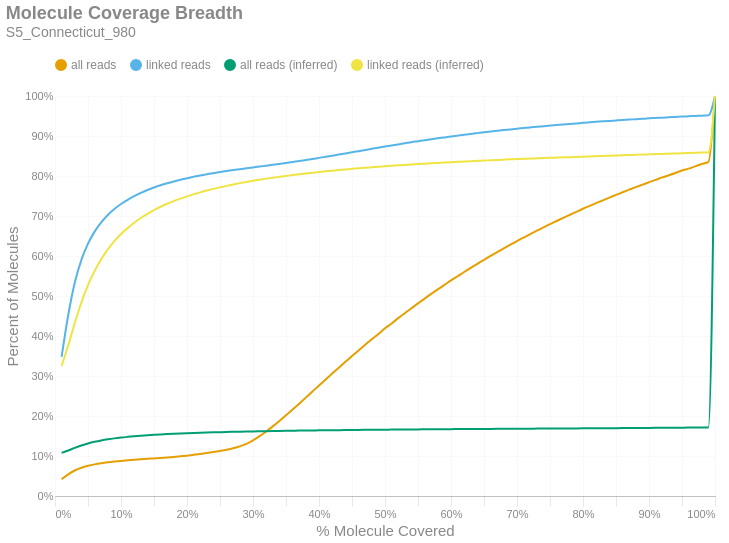

This figure's notebook cell:
### Markdown cell above
### Molecule Read Coverage
This chart shows molecule coverage breadth as computed by the number of bases aligned to that molecule. In other words, "*how much of each unique long molecule is actually sequenced/aligned?*" Keep in mind there is a distinction between sequences and alignments, since some sequences belonging to a particular molecule may not align well and wouldn't appear in the alignment data. This chart also shows molecule coverage breadth as computed by the *inferred fragment* from which the aligned sequences originate. Unlike read coverage, this calculation takes into account the total insert size, including unsequenced gaps between the forward and reverse reads. Like the previous figures, these are cumulative percents.

### Code cell
if SKIPLR:
    print_html(f"Skipped")
else:
    binned_df = consolidated_hist(valids['coverage_bp'], mask, 0.01, True)
    binned_df_inf = consolidated_hist(valids['coverage_inserts'], mask, 0.01, True)
    binned_df = binned_df.with_columns(pl.lit(binned_df_inf['all reads (cumsum)']).alias('all reads (inferred)'))
    binned_df = binned_df.with_columns(pl.lit(binned_df_inf['linked reads (cumsum)']).alias('linked reads (inferred)'))
    binned_df = binned_df.with_columns(
        (pl.col('bin').cast(pl.Float64) + 0.01).alias('right_edge')
    )

    with SafeRender(binned_df):
        (
            density_plot(binned_df, 'Molecule Coverage Breadth', samplename, 'molcov', ['all reads (inferred)','linked reads (inferred)'])
            .encode(
                #x=alt.X('bin:Q', title="% Molecule Covered").axis(format = '%').scale(padding=0),
                x=alt.X('right_edge:Q', title="% Molecule Covered").axis(format='%').scale(padding=0),
                y=alt.Y('value:Q', title='Percent of Molecules')
                    .axis(format='%')
                    .stack(False)
                    .scale(domainMin=0, padding=0),
                color=alt.Color("key:N").scale(domain = ["all reads", "linked reads", "all reads (inferred)", "linked reads (inferred)"]),
                tooltip = [
                    alt.Tooltip("key:N", title = "Data Type"),
                    alt.Tooltip("range_label:N", title="% Molecule Covered"),
                    alt.Tooltip("value:Q", format = ".2%", title="% Molecules")
                ]
            )
        ).display()

### Figure 1 — Vega-Lite specification as saved in the notebook (floating-point values rounded to 4 significant figures)
{"width": "container", "height": 400, "config": {"title": {"anchor": "start", "dy": -15, "fontSize": 18, "color": "#888888", "subtitleColor": "#888888", "subtitleFontSize": 14}, "arc": {"fill": "#0072B2"}, "axis": {"domainColor": "#888888", "domainWidth": 0.5, "gridWidth": 0.2, "grid": false, "titleFontWeight": 400, "titleFontSize": 15, "labelFontSize": 11, "labelColor": "#888888", "tickColor": "#888888", "tickWidth": 0.2, "titleColor": "#888888"}, "axisBand": {"grid": false}, "axisX": {"grid": true, "tickSize": 10, "domainCap": "round"}, "axisY": {"domain": false, "grid": true, "tickSize": 0, "domainCap": "round"}, "background": "transparent", "header": {"labelFontSize": 15, "labelColor": "#888888", "titleFontSize": 15, "titleFontWeight": 600, "titleColor": "#888888"}, "legend": {"labelFont": "sans-serif", "labelFontSize": 12, "labelColor": "#888888", "symbolSize": 100, "symbolType": "circle", "titleFontSize": 12, "titlePadding": 10, "titleColor": "#888888", "title": null, "orient": "top"}, "range": {"category": ["#E69F00", "#56B4E9", "#009E73", "#F0E442", "#0072B2", "#D55E00", "#CC79A7", "#000000"], "diverging": ["#cfe8f3", "#a2d4ec", "#73bfe2", "#46abdb", "#1696d2", "#12719e"]}, "area": {"fill": "#0072B2", "fillOpacity": 0.7, "line": true, "strokeOpacity": 0.7}, "line": {"color": "#0072B2", "stroke": "#0072B2", "strokeWidth": 2}, "trail": {"color": "#0072B2", "stroke": "#0072B2", "strokeWidth": 0, "size": 1}, "point": {"filled": true, "fillOpacity": 1.0, "size": 95}, "text": {"color": "#888888", "fontSize": 11, "align": "right", "fontWeight": 400, "size": 11}, "bar": {"fill": "#0072B2", "stroke": null}, "view": {"stroke": null, "continuousWidth": 660, "continuousHeight": 400}}, "data": {"name": "data-24f7261fe43aada517d3d75c3b69659c"}, "mark": {"type": "line", "interpolate": "monotone", "point": {"opacity": 0, "size": 275}}, "encoding": {"color": {"field": "key", "scale": {"domain": ["all reads", "linked reads", "all reads (inferred)", "linked reads (inferred)"]}, "type": "nominal"}, "tooltip": [{"field": "key", "title": "Data Type", "type": "nominal"}, {"field": "range_label", "title": "% Molecule Covered", "type": "nominal"}, {"field": "value", "format": ".2%", "title": "% Molecules", "type": "quantitative"}], "x": {"axis": {"format": "%"}, "field": "right_edge", "scale": {"padding": 0}, "title": "% Molecule Covered", "type": "quantitative"}, "y": {"axis": {"format": "%"}, "field": "value", "scale": {"domainMin": 0, "padding": 0}, "stack": false, "title": "Percent of Molecules", "type": "quantitative"}}, "params": [{"name": "param_c36ac31b6afebe62", "select": {"type": "point", "fields": ["key"]}, "bind": "legend"}], "title": {"text": "Molecule Coverage Breadth", "subtitle": "S5_Connecticut_980"}, "transform": [{"fold": ["all reads (cumsum)", "linked reads (cumsum)", "all reads (inferred)", "linked reads (inferred)"]}, {"calculate": "replace(datum.key, ' (cumsum)', '')", "as": "key"}, {"filter": {"param": "param_c36ac31b6afebe62"}}], "usermeta": {"embedOptions": {"downloadFileName": "S5_Connecticut_980.molcov"}}, "$schema": "https://vega.github.io/schema/vega-lite/v6.1.0.json", "datasets": {"data-24f7261fe43aada517d3d75c3b69659c": [{"bin": "0.0", "interval": "0.0-0.01", "all reads": 0.04184, "linked reads": 0.3477, "all reads (cumsum)": 0.04184, "linked reads (cumsum)": 0.3477, "range_label": "0.0-0.01", "all reads (inferred)": 0.1077, "linked reads (inferred)": 0.3252, "right_edge": 0.01}, {"bin": "0.01", "interval": "0.01-0.02", "all reads": 0.01231, "linked reads": 0.1042, "all reads (cumsum)": 0.05415, "linked reads (cumsum)": 0.4518, "range_label": "0.01-0.02", "all reads (inferred)": 0.1138, "linked reads (inferred)": 0.3762, "right_edge": 0.02}, {"bin": "0.02", "interval": "0.02-0.03", "all reads": 0.009622, "linked reads": 0.08195, "all reads (cumsum)": 0.06377, "linked reads (cumsum)": 0.5338, "range_label": "0.02-0.03", "all reads (inferred)": 0.1204, "linked reads (inferred)": 0.4325, "right_edge": 0.03}, {"bin": "0.03", "interval": "0.03-0.04", "all reads": 0.006771, "linked reads": 0.05661, "all reads (cumsum)": 0.07054, "linked reads (cumsum)": 0.5904, "range_label": "0.03-0.04", "all reads (inferred)": 0.1264, "linked reads (inferred)": 0.4838, "right_edge": 0.04}, {"bin": "0.04", "interval": "0.04-0.05", "all reads": 0.004855, "linked reads": 0.04058, "all reads (cumsum)": 0.07539, "linked reads (cumsum)": 0.631, "range_label": "0.04-0.05", "all reads (inferred)": 0.1314, "linked reads (inferred)": 0.5272, "right_edge": 0.05}, {"bin": "0.05", "interval": "0.05-0.06", "all reads": 0.003651, "linked reads": 0.02995, "all reads (cumsum)": 0.07905, "linked reads (cumsum)": 0.6609, "range_label": "0.05-0.06", "all reads (inferred)": 0.1355, "linked reads (inferred)": 0.5625, "right_edge": 0.06}, {"bin": "0.06", "interval": "0.06-0.07", "all reads": 0.002832, "linked reads": 0.02319, "all reads (cumsum)": 0.08188, "linked reads (cumsum)": 0.6841, "range_label": "0.06-0.07", "all reads (inferred)": 0.1389, "linked reads (inferred)": 0.5919, "right_edge": 0.07}, {"bin": "0.07", "interval": "0.07-0.08", "all reads": 0.002307, "linked reads": 0.01855, "all reads (cumsum)": 0.08419, "linked reads (cumsum)": 0.7027, "range_label": "0.07-0.08", "all reads (inferred)": 0.1417, "linked reads (inferred)": 0.6166, "right_edge": 0.08}, {"bin": "0.08", "interval": "0.08-0.09", "all reads": 0.001894, "linked reads": 0.01482, "all reads (cumsum)": 0.08608, "linked reads (cumsum)": 0.7175, "range_label": "0.08-0.09", "all reads (inferred)": 0.1441, "linked reads (inferred)": 0.6372, "right_edge": 0.09}, {"bin": "0.09", "interval": "0.09-0.1", "all reads": 0.001646, "linked reads": 0.01243, "all reads (cumsum)": 0.08773, "linked reads (cumsum)": 0.7299, "range_label": "0.09-0.1", "all reads (inferred)": 0.1461, "linked reads (inferred)": 0.6549, "right_edge": 0.1}, {"bin": "0.1", "interval": "0.1-0.11", "all reads": 0.001435, "linked reads": 0.01052, "all reads (cumsum)": 0.08916, "linked reads (cumsum)": 0.7404, "range_label": "0.1-0.11", "all reads (inferred)": 0.1478, "linked reads (inferred)": 0.6697, "right_edge": 0.11}, {"bin": "0.11", "interval": "0.11-0.12", "all reads": 0.001324, "linked reads": 0.0093, "all reads (cumsum)": 0.09049, "linked reads (cumsum)": 0.7497, "range_label": "0.11-0.12", "all reads (inferred)": 0.1494, "linked reads (inferred)": 0.6832, "right_edge": 0.12}, {"bin": "0.12", "interval": "0.12-0.13", "all reads": 0.0012, "linked reads": 0.008022, "all reads (cumsum)": 0.09169, "linked reads (cumsum)": 0.7578, "range_label": "0.12-0.13", "all reads (inferred)": 0.1507, "linked reads (inferred)": 0.6949, "right_edge": 0.13}, {"bin": "0.13", "interval": "0.13-0.14", "all reads": 0.001134, "linked reads": 0.007176, "all reads (cumsum)": 0.09282, "linked reads (cumsum)": 0.7649, "range_label": "0.13-0.14", "all reads (inferred)": 0.1519, "linked reads (inferred)": 0.7054, "right_edge": 0.14}, {"bin": "0.14", "interval": "0.14-0.15", "all reads": 0.001088, "linked reads": 0.006344, "all reads (cumsum)": 0.09391, "linked reads (cumsum)": 0.7713, "range_label": "0.14-0.15", "all reads (inferred)": 0.153, "linked reads (inferred)": 0.7147, "right_edge": 0.15}, {"bin": "0.15", "interval": "0.15-0.16", "all reads": 0.001103, "linked reads": 0.005608, "all reads (cumsum)": 0.09501, "linked reads (cumsum)": 0.7769, "range_label": "0.15-0.16", "all reads (inferred)": 0.154, "linked reads (inferred)": 0.7231, "right_edge": 0.16}, {"bin": "0.16", "interval": "0.16-0.17", "all reads": 0.001205, "linked reads": 0.004924, "all reads (cumsum)": 0.09622, "linked reads (cumsum)": 0.7818, "range_label": "0.16-0.17", "all reads (inferred)": 0.1548, "linked reads (inferred)": 0.7305, "right_edge": 0.17}, {"bin": "0.17", "interval": "0.17-0.18", "all reads": 0.001359, "linked reads": 0.004545, "all reads (cumsum)": 0.09758, "linked reads (cumsum)": 0.7864, "range_label": "0.17-0.18", "all reads (inferred)": 0.1556, "linked reads (inferred)": 0.7373, "right_edge": 0.18}, {"bin": "0.18", "interval": "0.18-0.19", "all reads": 0.001587, "linked reads": 0.004238, "all reads (cumsum)": 0.09916, "linked reads (cumsum)": 0.7906, "range_label": "0.18-0.19", "all reads (inferred)": 0.1563, "linked reads (inferred)": 0.7434, "right_edge": 0.19}, {"bin": "0.19", "interval": "0.19-0.2", "all reads": 0.001759, "linked reads": 0.003687, "all reads (cumsum)": 0.1009, "linked reads (cumsum)": 0.7943, "range_label": "0.19-0.2", "all reads (inferred)": 0.157, "linked reads (inferred)": 0.7491, "right_edge": 0.2}, {"bin": "0.2", "interval": "0.2-0.21", "all reads": 0.00192, "linked reads": 0.00361, "all reads (cumsum)": 0.1028, "linked reads (cumsum)": 0.7979, "range_label": "0.2-0.21", "all reads (inferred)": 0.1576, "linked reads (inferred)": 0.7542, "right_edge": 0.21}, {"bin": "0.21", "interval": "0.21-0.22", "all reads": 0.002117, "linked reads": 0.003252, "all reads (cumsum)": 0.105, "linked reads (cumsum)": 0.8011, "range_label": "0.21-0.22", "all reads (inferred)": 0.1581, "linked reads (inferred)": 0.7591, "right_edge": 0.22}, {"bin": "0.22", "interval": "0.22-0.23", "all reads": 0.002353, "linked reads": 0.003139, "all reads (cumsum)": 0.1073, "linked reads (cumsum)": 0.8043, "range_label": "0.22-0.23", "all reads (inferred)": 0.1587, "linked reads (inferred)": 0.7636, "right_edge": 0.23}, {"bin": "0.23", "interval": "0.23-0.24", "all reads": 0.002506, "linked reads": 0.002802, "all reads (cumsum)": 0.1098, "linked reads (cumsum)": 0.8071, "range_label": "0.23-0.24", "all reads (inferred)": 0.1592, "linked reads (inferred)": 0.7678, "right_edge": 0.24}, {"bin": "0.24", "interval": "0.24-0.25", "all reads": 0.002795, "linked reads": 0.002669, "all reads (cumsum)": 0.1126, "linked reads (cumsum)": 0.8097, "range_label": "0.24-0.25", "all reads (inferred)": 0.1596, "linked reads (inferred)": 0.7716, "right_edge": 0.25}, {"bin": "0.25", "interval": "0.25-0.26", "all reads": 0.003015, "linked reads": 0.00257, "all reads (cumsum)": 0.1156, "linked reads (cumsum)": 0.8123, "range_label": "0.25-0.26", "all reads (inferred)": 0.16, "linked reads (inferred)": 0.7754, "right_edge": 0.26}, {"bin": "0.26", "interval": "0.26-0.27", "all reads": 0.003624, "linked reads": 0.00245, "all reads (cumsum)": 0.1193, "linked reads (cumsum)": 0.8148, "range_label": "0.26-0.27", "all reads (inferred)": 0.1604, "linked reads (inferred)": 0.7787, "right_edge": 0.27}, {"bin": "0.27", "interval": "0.27-0.28", "all reads": 0.004697, "linked reads": 0.00229, "all reads (cumsum)": 0.1239, "linked reads (cumsum)": 0.8171, "range_label": "0.27-0.28", "all reads (inferred)": 0.1608, "linked reads (inferred)": 0.7822, "right_edge": 0.28}, {"bin": "0.28", "interval": "0.28-0.29", "all reads": 0.006513, "linked reads": 0.00215, "all reads (cumsum)": 0.1305, "linked reads (cumsum)": 0.8192, "range_label": "0.28-0.29", "all reads (inferred)": 0.1612, "linked reads (inferred)": 0.7853, "right_edge": 0.29}, {"bin": "0.29", "interval": "0.29-0.3", "all reads": 0.008646, "linked reads": 0.0022, "all reads (cumsum)": 0.1391, "linked reads (cumsum)": 0.8214, "range_label": "0.29-0.3", "all reads (inferred)": 0.1615, "linked reads (inferred)": 0.7882, "right_edge": 0.3}, {"bin": "0.3", "interval": "0.3-0.31", "all reads": 0.01038, "linked reads": 0.002242, "all reads (cumsum)": 0.1495, "linked reads (cumsum)": 0.8237, "range_label": "0.3-0.31", "all reads (inferred)": 0.1618, "linked reads (inferred)": 0.7908, "right_edge": 0.31}, {"bin": "0.31", "interval": "0.31-0.32", "all reads": 0.01173, "linked reads": 0.00203, "all reads (cumsum)": 0.1612, "linked reads (cumsum)": 0.8257, "range_label": "0.31-0.32", "all reads (inferred)": 0.1621, "linked reads (inferred)": 0.7934, "right_edge": 0.32}, {"bin": "0.32", "interval": "0.32-0.33", "all reads": 0.01283, "linked reads": 0.002215, "all reads (cumsum)": 0.174, "linked reads (cumsum)": 0.8279, "range_label": "0.32-0.33", "all reads (inferred)": 0.1624, "linked reads (inferred)": 0.7958, "right_edge": 0.33}, {"bin": "0.33", "interval": "0.33-0.34", "all reads": 0.01346, "linked reads": 0.00233, "all reads (cumsum)": 0.1875, "linked reads (cumsum)": 0.8302, "range_label": "0.33-0.34", "all reads (inferred)": 0.1627, "linked reads (inferred)": 0.798, "right_edge": 0.34}, {"bin": "0.34", "interval": "0.34-0.35", "all reads": 0.0141, "linked reads": 0.002305, "all reads (cumsum)": 0.2016, "linked reads (cumsum)": 0.8325, "range_label": "0.34-0.35", "all reads (inferred)": 0.1629, "linked reads (inferred)": 0.8002, "right_edge": 0.35}, {"bin": "0.35", "interval": "0.35-0.36", "all reads": 0.01447, "linked reads": 0.00236, "all reads (cumsum)": 0.2161, "linked reads (cumsum)": 0.8349, "range_label": "0.35-0.36", "all reads (inferred)": 0.1632, "linked reads (inferred)": 0.8024, "right_edge": 0.36}, {"bin": "0.36", "interval": "0.36-0.37", "all reads": 0.0148, "linked reads": 0.002405, "all reads (cumsum)": 0.2309, "linked reads (cumsum)": 0.8373, "range_label": "0.36-0.37", "all reads (inferred)": 0.1634, "linked reads (inferred)": 0.8045, "right_edge": 0.37}, {"bin": "0.37", "interval": "0.37-0.38", "all reads": 0.01508, "linked reads": 0.00259, "all reads (cumsum)": 0.246, "linked reads (cumsum)": 0.8399, "range_label": "0.37-0.38", "all reads (inferred)": 0.1637, "linked reads (inferred)": 0.8064, "right_edge": 0.38}, {"bin": "0.38", "interval": "0.38-0.39", "all reads": 0.01506, "linked reads": 0.002656, "all reads (cumsum)": 0.261, "linked reads (cumsum)": 0.8425, "range_label": "0.38-0.39", "all reads (inferred)": 0.1639, "linked reads (inferred)": 0.8082, "right_edge": 0.39}, {"bin": "0.39", "interval": "0.39-0.4", "all reads": 0.01534, "linked reads": 0.00277, "all reads (cumsum)": 0.2764, "linked reads (cumsum)": 0.8453, "range_label": "0.39-0.4", "all reads (inferred)": 0.1641, "linked reads (inferred)": 0.81, "right_edge": 0.4}, {"bin": "0.4", "interval": "0.4-0.41", "all reads": 0.01476, "linked reads": 0.002693, "all reads (cumsum)": 0.2911, "linked reads (cumsum)": 0.848, "range_label": "0.4-0.41", "all reads (inferred)": 0.1643, "linked reads (inferred)": 0.8118, "right_edge": 0.41}, {"bin": "0.41", "interval": "0.41-0.42", "all reads": 0.01491, "linked reads": 0.00283, "all reads (cumsum)": 0.306, "linked reads (cumsum)": 0.8508, "range_label": "0.41-0.42", "all reads (inferred)": 0.1645, "linked reads (inferred)": 0.8134, "right_edge": 0.42}, {"bin": "0.42", "interval": "0.42-0.43", "all reads": 0.01484, "linked reads": 0.002864, "all reads (cumsum)": 0.3209, "linked reads (cumsum)": 0.8537, "range_label": "0.42-0.43", "all reads (inferred)": 0.1647, "linked reads (inferred)": 0.8149, "right_edge": 0.43}, {"bin": "0.43", "interval": "0.43-0.44", "all reads": 0.01448, "linked reads": 0.002802, "all reads (cumsum)": 0.3354, "linked reads (cumsum)": 0.8565, "range_label": "0.43-0.44", "all reads (inferred)": 0.1649, "linked reads (inferred)": 0.8163, "right_edge": 0.44}, {"bin": "0.44", "interval": "0.44-0.45", "all reads": 0.01445, "linked reads": 0.002774, "all reads (cumsum)": 0.3498, "linked reads (cumsum)": 0.8593, "range_label": "0.44-0.45", "all reads (inferred)": 0.165, "linked reads (inferred)": 0.8178, "right_edge": 0.45}, {"bin": "0.45", "interval": "0.45-0.46", "all reads": 0.0142, "linked reads": 0.002839, "all reads (cumsum)": 0.364, "linked reads (cumsum)": 0.8621, "range_label": "0.45-0.46", "all reads (inferred)": 0.1652, "linked reads (inferred)": 0.8192, "right_edge": 0.46}, {"bin": "0.46", "interval": "0.46-0.47", "all reads": 0.01398, "linked reads": 0.002823, "all reads (cumsum)": 0.378, "linked reads (cumsum)": 0.8649, "range_label": "0.46-0.47", "all reads (inferred)": 0.1654, "linked reads (inferred)": 0.8206, "right_edge": 0.47}, {"bin": "0.47", "interval": "0.47-0.48", "all reads": 0.01393, "linked reads": 0.002943, "all reads (cumsum)": 0.3919, "linked reads (cumsum)": 0.8679, "range_label": "0.47-0.48", "all reads (inferred)": 0.1655, "linked reads (inferred)": 0.8219, "right_edge": 0.48}, {"bin": "0.48", "interval": "0.48-0.49", "all reads": 0.01308, "linked reads": 0.002802, "all reads (cumsum)": 0.405, "linked reads (cumsum)": 0.8707, "range_label": "0.48-0.49", "all reads (inferred)": 0.1657, "linked reads (inferred)": 0.8232, "right_edge": 0.49}, {"bin": "0.49", "interval": "0.49-0.5", "all reads": 0.01428, "linked reads": 0.002804, "all reads (cumsum)": 0.4193, "linked reads (cumsum)": 0.8735, "range_label": "0.49-0.5", "all reads (inferred)": 0.1658, "linked reads (inferred)": 0.8243, "right_edge": 0.5}, {"bin": "0.5", "interval": "0.5-0.51", "all reads": 0.01206, "linked reads": 0.002733, "all reads (cumsum)": 0.4313, "linked reads (cumsum)": 0.8762, "range_label": "0.5-0.51", "all reads (inferred)": 0.166, "linked reads (inferred)": 0.8255, "right_edge": 0.51}, {"bin": "0.51", "interval": "0.51-0.52", "all reads": 0.01325, "linked reads": 0.002802, "all reads (cumsum)": 0.4446, "linked reads (cumsum)": 0.879, "range_label": "0.51-0.52", "all reads (inferred)": 0.1661, "linked reads (inferred)": 0.8266, "right_edge": 0.52}, {"bin": "0.52", "interval": "0.52-0.53", "all reads": 0.01246, "linked reads": 0.00265, "all reads (cumsum)": 0.457, "linked reads (cumsum)": 0.8817, "range_label": "0.52-0.53", "all reads (inferred)": 0.1663, "linked reads (inferred)": 0.8277, "right_edge": 0.53}, {"bin": "0.53", "interval": "0.53-0.54", "all reads": 0.01244, "linked reads": 0.002796, "all reads (cumsum)": 0.4695, "linked reads (cumsum)": 0.8845, "range_label": "0.53-0.54", "all reads (inferred)": 0.1664, "linked reads (inferred)": 0.8287, "right_edge": 0.54}, {"bin": "0.54", "interval": "0.54-0.55", "all reads": 0.01193, "linked reads": 0.00245, "all reads (cumsum)": 0.4814, "linked reads (cumsum)": 0.8869, "range_label": "0.54-0.55", "all reads (inferred)": 0.1665, "linked reads (inferred)": 0.8299, "right_edge": 0.55}, {"bin": "0.55", "interval": "0.55-0.56", "all reads": 0.01208, "linked reads": 0.002474, "all reads (cumsum)": 0.4935, "linked reads (cumsum)": 0.8894, "range_label": "0.55-0.56", "all reads (inferred)": 0.1666, "linked reads (inferred)": 0.8308, "right_edge": 0.56}, {"bin": "0.56", "interval": "0.56-0.57", "all reads": 0.01167, "linked reads": 0.002418, "all reads (cumsum)": 0.5052, "linked reads (cumsum)": 0.8918, "range_label": "0.56-0.57", "all reads (inferred)": 0.1668, "linked reads (inferred)": 0.8318, "right_edge": 0.57}, {"bin": "0.57", "interval": "0.57-0.58", "all reads": 0.01125, "linked reads": 0.00236, "all reads (cumsum)": 0.5164, "linked reads (cumsum)": 0.8942, "range_label": "0.57-0.58", "all reads (inferred)": 0.1669, "linked reads (inferred)": 0.8327, "right_edge": 0.58}, {"bin": "0.58", "interval": "0.58-0.59", "all reads": 0.01124, "linked reads": 0.002251, "all reads (cumsum)": 0.5277, "linked reads (cumsum)": 0.8964, "range_label": "0.58-0.59", "all reads (inferred)": 0.167, "linked reads (inferred)": 0.8337, "right_edge": 0.59}, {"bin": "0.59", "interval": "0.59-0.6", "all reads": 0.01121, "linked reads": 0.002332, "all reads (cumsum)": 0.5389, "linked reads (cumsum)": 0.8987, "range_label": "0.59-0.6", "all reads (inferred)": 0.1671, "linked reads (inferred)": 0.8346, "right_edge": 0.6}, {"bin": "0.6", "interval": "0.6-0.61", "all reads": 0.01048, "linked reads": 0.0022, "all reads (cumsum)": 0.5494, "linked reads (cumsum)": 0.901, "range_label": "0.6-0.61", "all reads (inferred)": 0.1672, "linked reads (inferred)": 0.8354, "right_edge": 0.61}, {"bin": "0.61", "interval": "0.61-0.62", "all reads": 0.0107, "linked reads": 0.002144, "all reads (cumsum)": 0.5601, "linked reads (cumsum)": 0.9031, "range_label": "0.61-0.62", "all reads (inferred)": 0.1674, "linked reads (inferred)": 0.8363, "right_edge": 0.62}, {"bin": "0.62", "interval": "0.62-0.63", "all reads": 0.01027, "linked reads": 0.002142, "all reads (cumsum)": 0.5703, "linked reads (cumsum)": 0.9052, "range_label": "0.62-0.63", "all reads (inferred)": 0.1675, "linked reads (inferred)": 0.8371, "right_edge": 0.63}, {"bin": "0.63", "interval": "0.63-0.64", "all reads": 0.01019, "linked reads": 0.001947, "all reads (cumsum)": 0.5805, "linked reads (cumsum)": 0.9072, "range_label": "0.63-0.64", "all reads (inferred)": 0.1676, "linked reads (inferred)": 0.8379, "right_edge": 0.64}, {"bin": "0.64", "interval": "0.64-0.65", "all reads": 0.009865, "linked reads": 0.001912, "all reads (cumsum)": 0.5904, "linked reads (cumsum)": 0.9091, "range_label": "0.64-0.65", "all reads (inferred)": 0.1677, "linked reads (inferred)": 0.8386, "right_edge": 0.65}, {"bin": "0.65", "interval": "0.65-0.66", "all reads": 0.01011, "linked reads": 0.002069, "all reads (cumsum)": 0.6005, "linked reads (cumsum)": 0.9112, "range_label": "0.65-0.66", "all reads (inferred)": 0.1678, "linked reads (inferred)": 0.8394, "right_edge": 0.66}, {"bin": "0.66", "interval": "0.66-0.67", "all reads": 0.009314, "linked reads": 0.001801, "all reads (cumsum)": 0.6098, "linked reads (cumsum)": 0.913, "range_label": "0.66-0.67", "all reads (inferred)": 0.1679, "linked reads (inferred)": 0.8402, "right_edge": 0.67}, {"bin": "0.67", "interval": "0.67-0.68", "all reads": 0.009328, "linked reads": 0.001812, "all reads (cumsum)": 0.6191, "linked reads (cumsum)": 0.9148, "range_label": "0.67-0.68", "all reads (inferred)": 0.168, "linked reads (inferred)": 0.8409, "right_edge": 0.68}, {"bin": "0.68", "interval": "0.68-0.69", "all reads": 0.009078, "linked reads": 0.001769, "all reads (cumsum)": 0.6282, "linked reads (cumsum)": 0.9165, "range_label": "0.68-0.69", "all reads (inferred)": 0.1681, "linked reads (inferred)": 0.8416, "right_edge": 0.69}, {"bin": "0.69", "interval": "0.69-0.7", "all reads": 0.00914, "linked reads": 0.001683, "all reads (cumsum)": 0.6374, "linked reads (cumsum)": 0.9182, "range_label": "0.69-0.7", "all reads (inferred)": 0.1682, "linked reads (inferred)": 0.8422, "right_edge": 0.7}, {"bin": "0.7", "interval": "0.7-0.71", "all reads": 0.008683, "linked reads": 0.00161, "all reads (cumsum)": 0.646, "linked reads (cumsum)": 0.9198, "range_label": "0.7-0.71", "all reads (inferred)": 0.1683, "linked reads (inferred)": 0.843, "right_edge": 0.71}, {"bin": "0.71", "interval": "0.71-0.72", "all reads": 0.008592, "linked reads": 0.001655, "all reads (cumsum)": 0.6546, "linked reads (cumsum)": 0.9215, "range_label": "0.71-0.72", "all reads (inferred)": 0.1684, "linked reads (inferred)": 0.8435, "right_edge": 0.72}, {"bin": "0.72", "interval": "0.72-0.73", "all reads": 0.008558, "linked reads": 0.001593, "all reads (cumsum)": 0.6632, "linked reads (cumsum)": 0.9231, "range_label": "0.72-0.73", "all reads (inferred)": 0.1685, "linked reads (inferred)": 0.8441, "right_edge": 0.73}, {"bin": "0.73", "interval": "0.73-0.74", "all reads": 0.00813, "linked reads": 0.001441, "all reads (cumsum)": 0.6713, "linked reads (cumsum)": 0.9245, "range_label": "0.73-0.74", "all reads (inferred)": 0.1686, "linked reads (inferred)": 0.8448, "right_edge": 0.74}, {"bin": "0.74", "interval": "0.74-0.75", "all reads": 0.008509, "linked reads": 0.001469, "all reads (cumsum)": 0.6798, "linked reads (cumsum)": 0.926, "range_label": "0.74-0.75", "all reads (inferred)": 0.1687, "linked reads (inferred)": 0.8454, "right_edge": 0.75}, {"bin": "0.75", "interval": "0.75-0.76", "all reads": 0.007679, "linked reads": 0.001445, "all reads (cumsum)": 0.6875, "linked reads (cumsum)": 0.9274, "range_label": "0.75-0.76", "all reads (inferred)": 0.1688, "linked reads (inferred)": 0.846, "right_edge": 0.76}, {"bin": "0.76", "interval": "0.76-0.77", "all reads": 0.007757, "linked reads": 0.001368, "all reads (cumsum)": 0.6953, "linked reads (cumsum)": 0.9288, "range_label": "0.76-0.77", "all reads (inferred)": 0.1689, "linked reads (inferred)": 0.8466, "right_edge": 0.77}, {"bin": "0.77", "interval": "0.77-0.78", "all reads": 0.007651, "linked reads": 0.001344, "all reads (cumsum)": 0.7029, "linked reads (cumsum)": 0.9302, "range_label": "0.77-0.78", "all reads (inferred)": 0.169, "linked reads (inferred)": 0.8471, "right_edge": 0.78}, {"bin": "0.78", "interval": "0.78-0.79", "all reads": 0.007509, "linked reads": 0.001331, "all reads (cumsum)": 0.7104, "linked reads (cumsum)": 0.9315, "range_label": "0.78-0.79", "all reads (inferred)": 0.1691, "linked reads (inferred)": 0.8477, "right_edge": 0.79}, {"bin": "0.79", "interval": "0.79-0.8", "all reads": 0.007741, "linked reads": 0.001368, "all reads (cumsum)": 0.7182, "linked reads (cumsum)": 0.9329, "range_label": "0.79-0.8", "all reads (inferred)": 0.1692, "linked reads (inferred)": 0.8483, "right_edge": 0.8}, {"bin": "0.8", "interval": "0.8-0.81", "all reads": 0.006994, "linked reads": 0.001263, "all reads (cumsum)": 0.7252, "linked reads (cumsum)": 0.9341, "range_label": "0.8-0.81", "all reads (inferred)": 0.1692, "linked reads (inferred)": 0.8489, "right_edge": 0.81}, {"bin": "0.81", "interval": "0.81-0.82", "all reads": 0.007071, "linked reads": 0.001244, "all reads (cumsum)": 0.7322, "linked reads (cumsum)": 0.9354, "range_label": "0.81-0.82", "all reads (inferred)": 0.1694, "linked reads (inferred)": 0.8495, "right_edge": 0.82}, {"bin": "0.82", "interval": "0.82-0.83", "all reads": 0.007032, "linked reads": 0.001209, "all reads (cumsum)": 0.7393, "linked reads (cumsum)": 0.9366, "range_label": "0.82-0.83", "all reads (inferred)": 0.1695, "linked reads (inferred)": 0.8501, "right_edge": 0.83}, {"bin": "0.83", "interval": "0.83-0.84", "all reads": 0.006843, "linked reads": 0.001145, "all reads (cumsum)": 0.7461, "linked reads (cumsum)": 0.9377, "range_label": "0.83-0.84", "all reads (inferred)": 0.1696, "linked reads (inferred)": 0.8507, "right_edge": 0.84}, {"bin": "0.84", "interval": "0.84-0.85", "all reads": 0.00658, "linked reads": 0.001119, "all reads (cumsum)": 0.7527, "linked reads (cumsum)": 0.9388, "range_label": "0.84-0.85", "all reads (inferred)": 0.1697, "linked reads (inferred)": 0.8513, "right_edge": 0.85}, {"bin": "0.85", "interval": "0.85-0.86", "all reads": 0.00666, "linked reads": 0.001117, "all reads (cumsum)": 0.7593, "linked reads (cumsum)": 0.94, "range_label": "0.85-0.86", "all reads (inferred)": 0.1698, "linked reads (inferred)": 0.8519, "right_edge": 0.86}, {"bin": "0.86", "interval": "0.86-0.87", "all reads": 0.006436, "linked reads": 0.001055, "all reads (cumsum)": 0.7658, "linked reads (cumsum)": 0.941, "range_label": "0.86-0.87", "all reads (inferred)": 0.1699, "linked reads (inferred)": 0.8525, "right_edge": 0.87}, {"bin": "0.87", "interval": "0.87-0.88", "all reads": 0.006399, "linked reads": 0.001023, "all reads (cumsum)": 0.7722, "linked reads (cumsum)": 0.942, "range_label": "0.87-0.88", "all reads (inferred)": 0.17, "linked reads (inferred)": 0.8531, "right_edge": 0.88}, {"bin": "0.88", "interval": "0.88-0.89", "all reads": 0.006188, "linked reads": 0.001044, "all reads (cumsum)": 0.7784, "linked reads (cumsum)": 0.9431, "range_label": "0.88-0.89", "all reads (inferred)": 0.1701, "linked reads (inferred)": 0.8537, "right_edge": 0.89}, {"bin": "0.89", "interval": "0.89-0.9", "all reads": 0.006134, "linked reads": 0.001031, "all reads (cumsum)": 0.7845, "linked reads (cumsum)": 0.9441, "range_label": "0.89-0.9", "all reads (inferred)": 0.1702, "linked reads (inferred)": 0.8542, "right_edge": 0.9}, {"bin": "0.9", "interval": "0.9-0.91", "all reads": 0.005694, "linked reads": 0.0009015, "all reads (cumsum)": 0.7902, "linked reads (cumsum)": 0.945, "range_label": "0.9-0.91", "all reads (inferred)": 0.1703, "linked reads (inferred)": 0.8548, "right_edge": 0.91}, {"bin": "0.91", "interval": "0.91-0.92", "all reads": 0.006266, "linked reads": 0.0009053, "all reads (cumsum)": 0.7965, "linked reads (cumsum)": 0.9459, "range_label": "0.91-0.92", "all reads (inferred)": 0.1704, "linked reads (inferred)": 0.8553, "right_edge": 0.92}, {"bin": "0.92", "interval": "0.92-0.93", "all reads": 0.005345, "linked reads": 0.0008771, "all reads (cumsum)": 0.8018, "linked reads (cumsum)": 0.9468, "range_label": "0.92-0.93", "all reads (inferred)": 0.1706, "linked reads (inferred)": 0.8558, "right_edge": 0.93}, {"bin": "0.93", "interval": "0.93-0.94", "all reads": 0.005697, "linked reads": 0.0008865, "all reads (cumsum)": 0.8075, "linked reads (cumsum)": 0.9477, "range_label": "0.93-0.94", "all reads (inferred)": 0.1707, "linked reads (inferred)": 0.8563, "right_edge": 0.94}, {"bin": "0.94", "interval": "0.94-0.95", "all reads": 0.006094, "linked reads": 0.0008771, "all reads (cumsum)": 0.8136, "linked reads (cumsum)": 0.9486, "range_label": "0.94-0.95", "all reads (inferred)": 0.1708, "linked reads (inferred)": 0.8568, "right_edge": 0.95}, {"bin": "0.95", "interval": "0.95-0.96", "all reads": 0.004906, "linked reads": 0.0007591, "all reads (cumsum)": 0.8185, "linked reads (cumsum)": 0.9493, "range_label": "0.95-0.96", "all reads (inferred)": 0.1709, "linked reads (inferred)": 0.8574, "right_edge": 0.96}, {"bin": "0.96", "interval": "0.96-0.97", "all reads": 0.005697, "linked reads": 0.0008303, "all reads (cumsum)": 0.8242, "linked reads (cumsum)": 0.9501, "range_label": "0.96-0.97", "all reads (inferred)": 0.1711, "linked reads (inferred)": 0.858, "right_edge": 0.97}, {"bin": "0.97", "interval": "0.97-0.98", "all reads": 0.005702, "linked reads": 0.0007216, "all reads (cumsum)": 0.8299, "linked reads (cumsum)": 0.9509, "range_label": "0.97-0.98", "all reads (inferred)": 0.1712, "linked reads (inferred)": 0.8587, "right_edge": 0.98}, {"bin": "0.98", "interval": "0.98-0.99", "all reads": 0.005428, "linked reads": 0.0008097, "all reads (cumsum)": 0.8353, "linked reads (cumsum)": 0.9517, "range_label": "0.98-0.99", "all reads (inferred)": 0.1714, "linked reads (inferred)": 0.8595, "right_edge": 0.99}, {"bin": "0.99", "interval": "0.99-1.0", "all reads": 0.1647, "linked reads": 0.04833, "all reads (cumsum)": 1.0, "linked reads (cumsum)": 1.0, "range_label": "0.99-1.0", "all reads (inferred)": 1.0, "linked reads (inferred)": 1.0, "right_edge": 1.0}]}}
